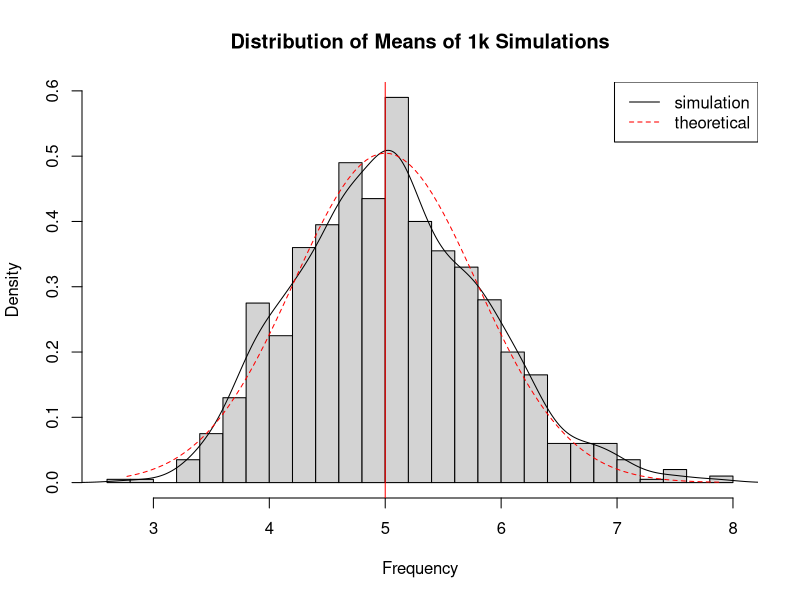
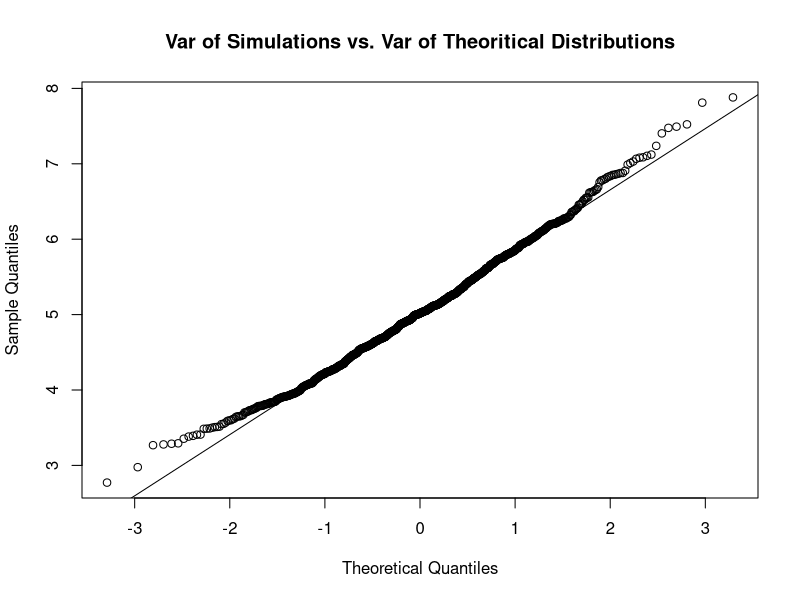
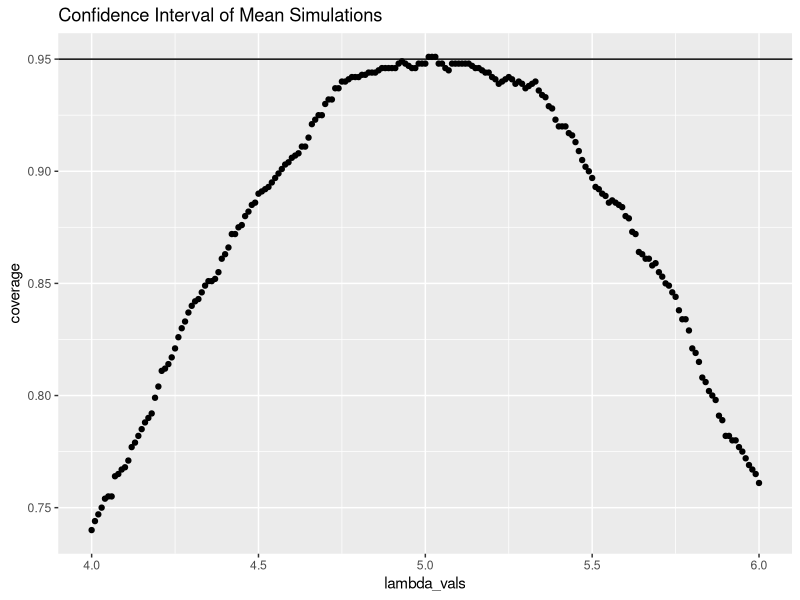

The R script that drew these images, in order:
## ---- chunk 1
# give rate parameter 
lambda <- 0.2
# number of exponentials
n <- 40
# number of simulations to invensigate distribution
nosim <- 1000
set.seed(10)

## ---- chunk 2
## matrix(data = NA, nrow = 1, ncol = 1, byrow = FALSE, dimnames = NULL)
simulation <- matrix(rexp(nosim*n, rate=lambda), nosim, n)
# get mean of each of the 1,000 simulations
row_means <- rowMeans(simulation)
## ---- chunk 3
hist(row_means, breaks = 25, prob=T, main = "Distribution of Means of 1k Simulations", xlab="Frequency")
# add density line of best fit for mean of simulations
lines(density(row_means))
# center of theoretical distribution
abline(v=1/lambda, col="red")
# theoretical density of mean of simulations
xfit <- seq(min(row_means), max(row_means), length=100)
yfit <- dnorm(xfit, mean=1/lambda, sd=(1/lambda/sqrt(n)))
lines(xfit, yfit, pch=22, col="red", lty=2)
# add legend
legend('topright', c("simulation", "theoretical"), lty=c(1,2), col=c("black", "red"))
## ---- chunk 4
# simulation mean
mean(row_means)

# theoritical mean
lambda^-1 

# simulation variance
var(row_means)

# theoritcal variance
1/(lambda^2*n)

# plot of variance of simulation to variance of theoritical distribution
qqnorm(row_means,main = "Var of Simulations vs. Var of Theoritical Distributions"); qqline(row_means)
## ---- chunk 5
# confidence interval 
?seq # seq(from = 1, to = 1, by = ((to - from)/(length.out - 1)), length.out = NULL, along.with = NULL, ...)
# generate values from 4 to 6 by .01
lambda_vals <- seq(4, 6, by=0.01)
coverage <- sapply(lambda_vals, function(lamb) {
    mu_hats <- rowMeans(simulation)
    ll <- mu_hats - qnorm(0.975) * sqrt(1/lambda**2/n)
    ul <- mu_hats + qnorm(0.975) * sqrt(1/lambda**2/n)
    mean(ll < lamb & ul > lamb)
})

library(ggplot2)
?qplot
qplot(lambda_vals, coverage, main = "Confidence Interval of Mean Simulations") + geom_hline(yintercept=0.95)
